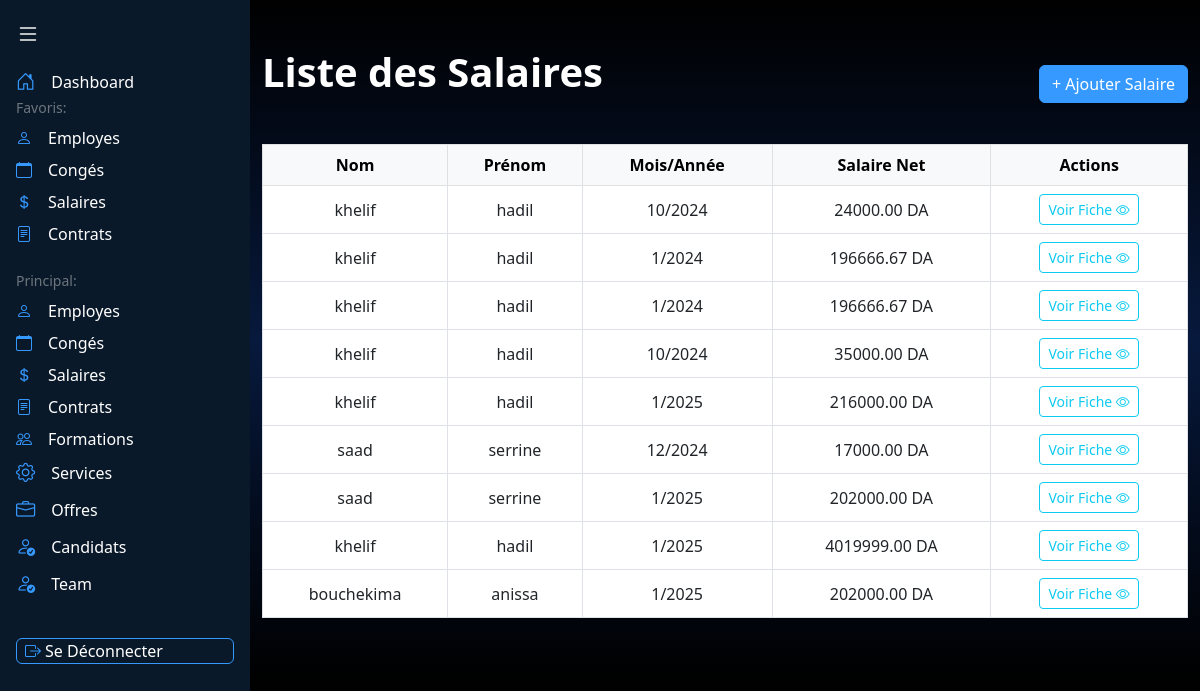
Screenshot of /liste_salaires/ (signed in) with the database file from the repository.
### appRH/models.py (models this page shows, shortened)
class Salaire(models.Model):
    employe = models.ForeignKey(Employe, on_delete=models.CASCADE)
    salaire_de_base = models.DecimalField(max_digits=10, decimal_places=2)
    annee = models.IntegerField()
    mois = models.IntegerField()
    prime = models.DecimalField(max_digits=10, decimal_places=2, null=True, blank=True)
    retenue_absence = models.DecimalField(max_digits=10, decimal_places=2, default=0)
    avance_massrouf = models.DecimalField(max_digits=10, decimal_places=2, default=0)
    demandes_massrouf = models.IntegerField(default=0)
    justification_massrouf = models.TextField(null=True, blank=True)
    absences = models.IntegerField(default=0)
    mois_demande = models.CharField(max_length=2, null=True, blank=True)
    annee_demande = models.IntegerField(null=True, blank=True)
    def calculer_retenue_absence(self):
        salaire_jour = self.salaire_de_base / 30
        self.retenue_absence = self.absences * salaire_jour
        self.save()
    def calculer_salaire(self):
        self.calculer_retenue_absence()
        salaire_net = (
            self.salaire_de_base
            + (self.prime or 0)
            - self.retenue_absence
            - self.avance_massrouf
        )
        return round(salaire_net, 2)
    def save(self, *args, **kwargs):
        if not self.pk or self._state.adding:
            now = timezone.now()
            if not self.mois_demande:
                self.mois_demande = str(now.month).zfill(2)
            if not self.annee_demande:
                self.annee_demande = now.year
        super().save(*args, **kwargs)

class Employe(models.Model):
    user = models.OneToOneField(User, on_delete=models.CASCADE, null=True, blank=True)  # Relier chaque employé à un utilisateur
    nom = models.CharField(max_length=50)
    prenom = models.CharField(max_length=50)
    email = models.EmailField(unique=True)
    tel = models.CharField(max_length=10)  # Ajout d'une validation
    adresse = models.CharField(max_length=100)
    sexe = models.CharField(max_length=10, choices=[('Masculin', 'Masculin'), ('Féminin', 'Féminin')])
    lieu_naissance = models.CharField(max_length=50)
    date_naissance = models.DateField(null=True, blank=True)
    date_recrutement = models.DateField(auto_now_add=True)
    situation_fam = models.CharField(max_length=50)
    fonction = models.CharField(max_length=50)
    service = models.ForeignKey('Service', on_delete=models.CASCADE)

### appRH/views.py (the view)
# urls.py: path('liste_salaires/', views.liste_salaires, name='liste_salaires'),
@login_required
def liste_salaires(request):
    is_employe = request.user.groups.filter(name='Employe').exists()
    is_agent_rh = request.user.groups.filter(name='Agent Rh').exists()
    if is_employe:
        try:
            employe = Employe.objects.get(user=request.user)
            salaires = Salaire.objects.filter(employe=employe)
        except Employe.DoesNotExist:
            salaires = []
    else:
        salaires = Salaire.objects.select_related('employe').all()
    return render(request, 'listesalaires.html', {
        'salaires': salaires,
        "is_employe": is_employe,
        "is_agent_rh": is_agent_rh,
    })

### appRH/templates/listesalaires.html (shortened to what this page needs)
<!DOCTYPE html>
<html lang="en">
    {% load static %}
<head>
    <link href="https://cdn.jsdelivr.net/npm/bootstrap@5.3.0/dist/css/bootstrap.min.css" rel="stylesheet">
    <link rel="stylesheet" href="https://cdn.jsdelivr.net/npm/bootstrap-icons@1.11.1/font/bootstrap-icons.css">
</head>
<body style="background: linear-gradient(to bottom, black 0%, rgb(7, 25, 61) 50%, black 100%);">
    <nav id="sidebar" class="min-vh-100 position-fixed" style="background-color: #0A1929; width: 250px; transition: all 0.3s ease; z-index: 1000;">
        <button class="btn border-0 p-3 w-100 text-start" id="toggleSidebar">
            <i class="bi bi-list text-white fs-4"></i>
        </button>
        <div class="px-3">
            <div class="mb-4">
                    <a href="{% url 'dashboardAgent' %}" class="nav-link text-white p-0 d-flex align-items-center">
                        <i class="bi bi-house-door" style="color: #3699FF; font-size: 1.2rem;"></i>
                        <span class="ms-3 menu-text">Dashboard</span>
                    </a>
                <div class="text-secondary small fw-medium mb-2 section-label">Favoris:</div>
                <ul class="nav flex-column gap-2">
                    <li class="nav-item">
                        <a href="{% url 'liste_employes' %}" class="nav-link text-white p-0 d-flex align-items-center">
                            <i class="bi bi-person" style="color: #3699FF;"></i>
                            <span class="ms-3 menu-text">Employes</span>
                        </a>
                    </li>
                    <li class="nav-item">
                        <a href="{% url 'liste_conges' %}" class="nav-link text-white p-0 d-flex align-items-center">
                            <i class="bi bi-calendar" style="color: #3699FF;"></i>
                            <span class="ms-3 menu-text">Congés</span>
                        </a>
                    </li>
                    <li class="nav-item">
                        <a href="{% url 'liste_salaires' %}" class="nav-link text-white p-0 d-flex align-items-center">
                            <i class="bi bi-currency-dollar" style="color: #3699FF;"></i>
                            <span class="ms-3 menu-text">Salaires</span>
                        </a>
                    </li>
                    <li class="nav-item">
                        <a href="{% url 'liste_contrats' %}" class="nav-link text-white p-0 d-flex align-items-center">
                            <i class="bi bi-file-text" style="color: #3699FF;"></i>
                            <span class="ms-3 menu-text">Contrats</span>
                        </a>
                    </li>
                </ul>
            </div>
            <div>
                <div class="text-secondary small fw-medium mb-2 section-label">Principal:</div>
                <ul class="nav flex-column gap-2">
                    <li class="nav-item">
                        <a href="{% url 'liste_employes' %}" class="nav-link text-white p-0 d-flex align-items-center">
                            <i class="bi bi-person" style="color: #3699FF;"></i>
                            <span class="ms-3 menu-text">Employes</span>
                        </a>
                    </li>
                    <li class="nav-item">
                        <a href="{% url 'liste_conges' %}" class="nav-link text-white p-0 d-flex align-items-center">
                            <i class="bi bi-calendar" style="color: #3699FF;"></i>
                            <span class="ms-3 menu-text">Congés</span>
                        </a>
                    </li>
                    <li class="nav-item">
                        <a href="{% url 'liste_salaires' %}" class="nav-link text-white p-0 d-flex align-items-center">
                            <i class="bi bi-currency-dollar" style="color: #3699FF;"></i>
                            <span class="ms-3 menu-text">Salaires</span>
                        </a>
                    </li>
                    <li class="nav-item">
                        <a href="{% url 'liste_contrats' %}" class="nav-link text-white p-0 d-flex align-items-center">
                            <i class="bi bi-file-text" style="color: #3699FF;"></i>
                            <span class="ms-3 menu-text">Contrats</span>
                        </a>
                    </li>
                    <li class="nav-item">
                        <a href="{% url 'liste_formations' %}" class="nav-link text-white p-0 d-flex align-items-center">
                            <i class="bi bi-people" style="color: #3699FF;"></i>
                            <span class="ms-3 menu-text">Formations</span>
                        </a>
                    </li>
                    <li>
                    <a href="{% url 'liste_services' %}" class="nav-link text-white p-0 d-flex align-items-center">
                        <i class="bi bi-gear" style="color: #3699FF; font-size: 1.2rem;"></i>
                        <span class="ms-3 menu-text">Services</span>
                    </a>
                </li>
                <li>
                <a href="{% url 'liste_offre' %}" class="nav-link text-white p-0 d-flex align-items-center">
                    <i class="bi bi-briefcase" style="color: #3699FF; font-size: 1.2rem;"></i>
                    <span class="ms-3 menu-text">Offres</span>
                </a>
            </li>
        <li>
            <a href="{% url 'liste_candidature' %}" class="nav-link text-white p-0 d-flex align-items-center">
                <i class="bi bi-person-check" style="color: #3699FF; font-size: 1.2rem;"></i>
                <span class="ms-3 menu-text">Candidats</span>
            </a>
        </li>
        <li>
            <a href="{% url 'team_list' %}" class="nav-link text-white p-0 d-flex align-items-center">
                <i class="bi bi-person-check" style="color: #3699FF; font-size: 1.2rem;"></i>
                <span class="ms-3 menu-text">Team</span>
            </a>
        </li>
     <br>
                    <li class="nav-item">
                  <form method="POST" action="{% url 'logout' %}">
                <button
    class="nav-link text-white p-0 d-flex align-items-center gap-1 px-2 py-1 rounded w-100"
    style="background-color: #0A1929; border: 1px solid #3699FF; font-size: 1rem; line-height: 1;"
>
    <i class="bi bi-box-arrow-right" style="color: #3699FF; font-size: 1rem;"></i>
    <span class="menu-text" style="margin-left: 0;">Se Déconnecter</span>
</button>
                 </form>
                </li>
                 </ul>
                </div>
            </div>
    </nav>
 <div class="flex-grow-1" style="margin-left: 250px; transition: margin-left 0.3s ease;">
          <div class="container py-5">
            <div class="d-flex justify-content-between align-items-center mb-4" style="color:rgb(255, 255, 255);">
                <h1 class="text-center fw-bold mb-4">    Liste des Salaires </h1>
                <div>
                    <a href="{% url 'ajouter_salaire' %}" class="btn btn-primary" style="background-color: #3699FF; border-color: #3699FF;">+ Ajouter Salaire</a>
                </div>
            </div>
        <div class="table-responsive">
            <table class="table table-bordered table-hover">
                <thead class="table-light text-center">
                    <tr>
                        <th>Nom</th>
                        <th>Prénom</th>
                        <th>Mois/Année</th>
                        <th>Salaire Net</th>
                        <th>Actions</th>
                    </tr>
                </thead>
                <tbody class="text-center align-middle">
                    {% for salaire in salaires %}
                    <tr>
                        <td>{{ salaire.employe.nom }}</td>
                        <td>{{ salaire.employe.prenom }}</td>
                        <td>{{ salaire.mois }}/{{ salaire.annee }}</td>
                        <td>{{ salaire.calculer_salaire }} DA</td>
                        <td>
                            <a href="{% url 'fiche_paie' salaire.id %}" class="btn btn-outline-info btn-sm">Voir Fiche
                                <i class="bi bi-eye"></i>
                            </a>
                        </td>
                    </tr>
                    {% endfor %}
                </tbody>
            </table>
</div>
</div>
</body>
</html>

### rows the page displays
Salaire: employe.nom "khelif", employe.prenom "hadil", mois "10", annee "2024", calculer_salaire "24000.00"
Salaire: employe.nom "khelif", employe.prenom "hadil", mois "1", annee "2024", calculer_salaire "196666.67"
Salaire: employe.nom "khelif", employe.prenom "hadil", mois "1", annee "2024", calculer_salaire "196666.67"
Salaire: employe.nom "khelif", employe.prenom "hadil", mois "10", annee "2024", calculer_salaire "35000.00"
Salaire: employe.nom "khelif", employe.prenom "hadil", mois "1", annee "2025", calculer_salaire "216000.00"
Salaire: employe.nom "saad", employe.prenom "serrine", mois "12", annee "2024", calculer_salaire "17000.00"
Salaire: employe.nom "saad", employe.prenom "serrine", mois "1", annee "2025", calculer_salaire "202000.00"
Salaire: employe.nom "khelif", employe.prenom "hadil", mois "1", annee "2025", calculer_salaire "4019999.00"
Salaire: employe.nom "bouchekima", employe.prenom "anissa", mois "1", annee "2025", calculer_salaire "202000.00"
